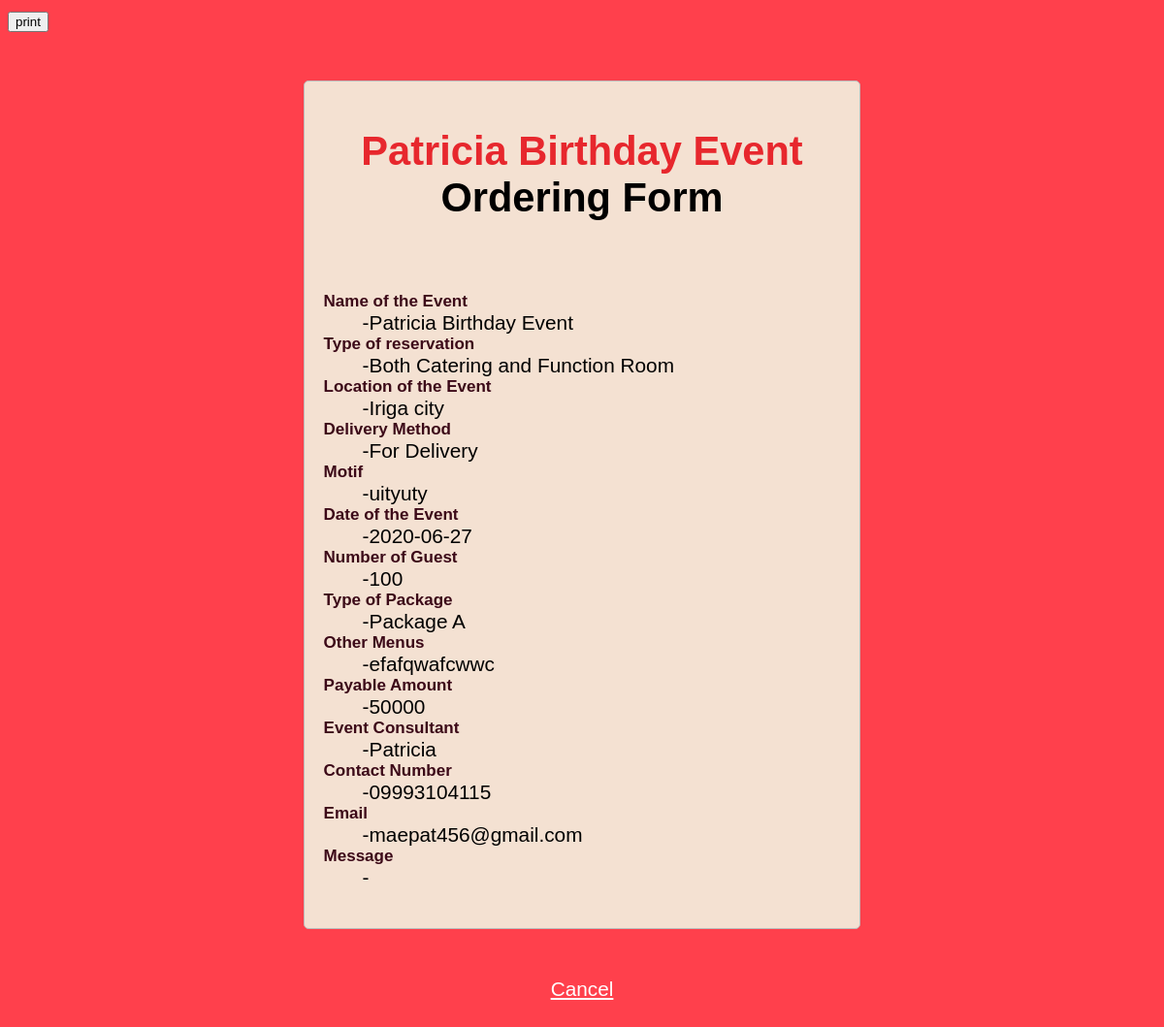
/user/admin/viewReservation.php?reservationID=00000000004, run on the app's committed database.
### tables this page shows
CREATE TABLE `reservation` (
  `reservationID` int(11) UNSIGNED ZEROFILL NOT NULL,
  `eventName` varchar(255) NOT NULL,
  `typeReservation` varchar(255) NOT NULL,
  `eventLocation` varchar(255) NOT NULL,
  `deliverMethod` varchar(255) NOT NULL,
  `motif` varchar(255) NOT NULL,
  `dateEvent` date NOT NULL,
  `numGuest` int(11) NOT NULL,
  `typePackage` varchar(255) NOT NULL,
  `otherMenus` varchar(5000) NOT NULL,
  `payAmount` double NOT NULL,
  `fullName` varchar(255) NOT NULL,
  `contactNum` varchar(14) NOT NULL,
  `email` varchar(255) NOT NULL,
  `message` varchar(5000) NOT NULL,
  `dateReserve` datetime NOT NULL
);

### user/admin/viewReservation.php (the view, shortened to what this page needs)
<!DOCTYPE html>
<html>
<head>
	<link rel="stylesheet" type="text/css" href="style.css">
</head>
	<?php
	include("connections.php");
	$reservationID = $_REQUEST['reservationID'];
	$view = mysqli_query($connections,"select * from reservation WHERE reservationID = '$reservationID'");
	$get_view= mysqli_num_rows($view);
	if($get_view >0){
		$row = mysqli_fetch_assoc($view);
	$db_eventName = $row["eventName"];
	$db_typeReservation = $row["typeReservation"];
	$db_eventLocation = $row["eventLocation"];
	$db_deliverMethod = $row["deliverMethod"];
	$db_motif = $row["motif"];
	$db_dateEvent = $row["dateEvent"];
	$db_numGuest = $row["numGuest"];
	$db_typePackage = $row["typePackage"];
	$db_otherMenus = $row["otherMenus"];
	$db_payAmount = $row["payAmount"];
	$db_fullName = $row["fullName"];
	$db_contactNum = $row["contactNum"];
	$db_email = $row["email"];
	$db_message = $row["message"];
	$eventName = ucfirst($db_eventName);
	}
	?>
<body style="font-size: 130%;
	background: #FF404C;">
<div>
  <input type="button" value="print" onclick="PrintDiv();" />
</div>
<form style="background:#f4e1d2; font-family: sans-serif;" id="divToPrint" >
  <center><h1><font color="#e7272d"> <?php echo $eventName?></font> Ordering Form </h1></center>
		<br>
	<dl>
  <dt style="color:rgb(60, 9, 24);font-size:17px; "><b>Name of the Event</b></dt>
  <dd >-<?php echo $db_eventName ?></dd>
  <dt style="color:rgb(60, 9, 24);font-size:17px; "><b>Type of reservation</b></dt>
  <dd>-<?php echo $db_typeReservation ?></dd>
  <dt style="color:rgb(60, 9, 24);font-size:17px; "><b>Location of the Event</b></dt>
  <dd>-<?php echo $db_eventLocation ?></dd>
   <dt style="color:rgb(60, 9, 24);font-size:17px; "><b>Delivery Method</b></dt>
  <dd>-<?php echo $db_deliverMethod ?></dd>
   <dt style="color:rgb(60, 9, 24);font-size:17px; "><b>Motif</b></dt>
  <dd>-<?php echo  $db_motif ?></dd>
   <dt style="color:rgb(60, 9, 24);font-size:17px; "><b>Date of the Event</b></dt>
  <dd>-<?php echo $db_dateEvent ?></dd>
   <dt style="color:rgb(60, 9, 24);font-size:17px; "><b>Number of Guest</b></dt>
  <dd>-<?php echo $db_numGuest ?></dd>
   <dt style="color:rgb(60, 9, 24);font-size:17px; "><b>Type of Package</b></dt>
  <dd>-<?php echo $db_typePackage ?></dd>
   <dt style="color:rgb(60, 9, 24);font-size:17px; "><b>Other Menus</b></dt>
  <dd>-<?php echo $db_otherMenus ?></dd>
   <dt style="color:rgb(60, 9, 24);font-size:17px; "><b>Payable Amount</b></dt>
  <dd>-<?php echo $db_payAmount ?></dd>
   <dt style="color:rgb(60, 9, 24);font-size:17px; "><b>Event Consultant</b></dt>
  <dd>-<?php echo $db_fullName ?></dd>
    <dt style="color:rgb(60, 9, 24);font-size:17px; "><b>Contact Number</b></dt>
  <dd>-<?php echo $db_contactNum ?></dd>
   <dt style="color:rgb(60, 9, 24);font-size:17px; "><b>Email</b></dt>
  <dd>-<?php echo $db_email ?></dd>
   <dt style="color:rgb(60, 9, 24);font-size:17px; "><b>Message</b></dt>
  <dd>-<?php echo $db_message ?></dd>
 </form>
</dl></body> <center><a href="adminResList.php" style="color: white">Cancel</a></center> <br>
</html>

### user/admin/style.css (style rules this page uses)
body { font-size: 12px; font-family: sans-serif; }
form { width: 45%; margin: 50px auto; text-align: left; padding: 20px; border: 1px solid #bbbbbb; border-radius: 5px; }

### data on the page
reservation: eventName "Patricia Birthday Event", typeReservation "Both Catering and Function Room", eventLocation "Iriga city", deliverMethod "For Delivery", motif "uityuty", dateEvent "2020-06-27", numGuest "100", typePackage "Package A", otherMenus "efafqwafcwwc", payAmount "50000", fullName "Patricia", contactNum "09993104115", email "maepat456@gmail.com"
